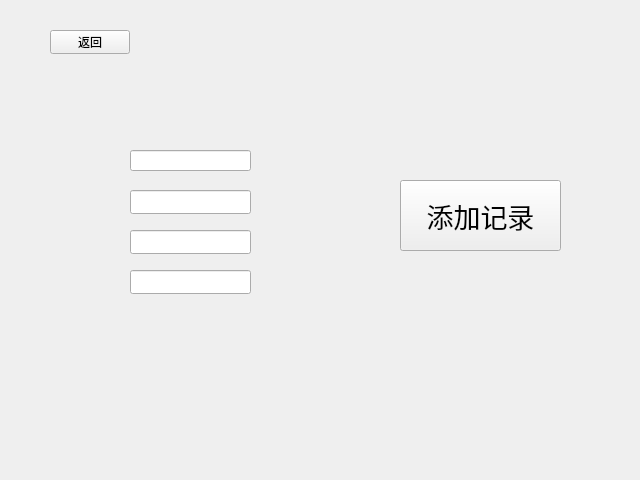
<?xml version="1.0" encoding="UTF-8"?>
<ui version="4.0">
 <class>AddInfo</class>
 <widget class="QWidget" name="AddInfo">
  <property name="geometry">
   <rect>
    <x>0</x>
    <y>0</y>
    <width>640</width>
    <height>480</height>
   </rect>
  </property>
  <property name="windowTitle">
   <string>Form</string>
  </property>
  <widget class="QLineEdit" name="StdID">
   <property name="geometry">
    <rect>
     <x>130</x>
     <y>150</y>
     <width>121</width>
     <height>21</height>
    </rect>
   </property>
  </widget>
  <widget class="QLineEdit" name="Name">
   <property name="geometry">
    <rect>
     <x>130</x>
     <y>190</y>
     <width>121</width>
     <height>24</height>
    </rect>
   </property>
  </widget>
  <widget class="QLineEdit" name="College">
   <property name="geometry">
    <rect>
     <x>130</x>
     <y>230</y>
     <width>121</width>
     <height>24</height>
    </rect>
   </property>
  </widget>
  <widget class="QLineEdit" name="Major">
   <property name="geometry">
    <rect>
     <x>130</x>
     <y>270</y>
     <width>121</width>
     <height>24</height>
    </rect>
   </property>
  </widget>
  <widget class="QPushButton" name="pushButton">
   <property name="geometry">
    <rect>
     <x>400</x>
     <y>180</y>
     <width>161</width>
     <height>71</height>
    </rect>
   </property>
   <property name="font">
    <font>
     <pointsize>20</pointsize>
    </font>
   </property>
   <property name="text">
    <string>添加记录</string>
   </property>
  </widget>
  <widget class="QPushButton" name="pushButton_2">
   <property name="geometry">
    <rect>
     <x>50</x>
     <y>30</y>
     <width>80</width>
     <height>24</height>
    </rect>
   </property>
   <property name="text">
    <string>返回</string>
   </property>
  </widget>
  <widget class="QLabel" name="Tips">
   <property name="geometry">
    <rect>
     <x>250</x>
     <y>420</y>
     <width>161</width>
     <height>21</height>
    </rect>
   </property>
   <property name="text">
    <string/>
   </property>
  </widget>
 </widget>
 <resources/>
 <connections/>
</ui>
